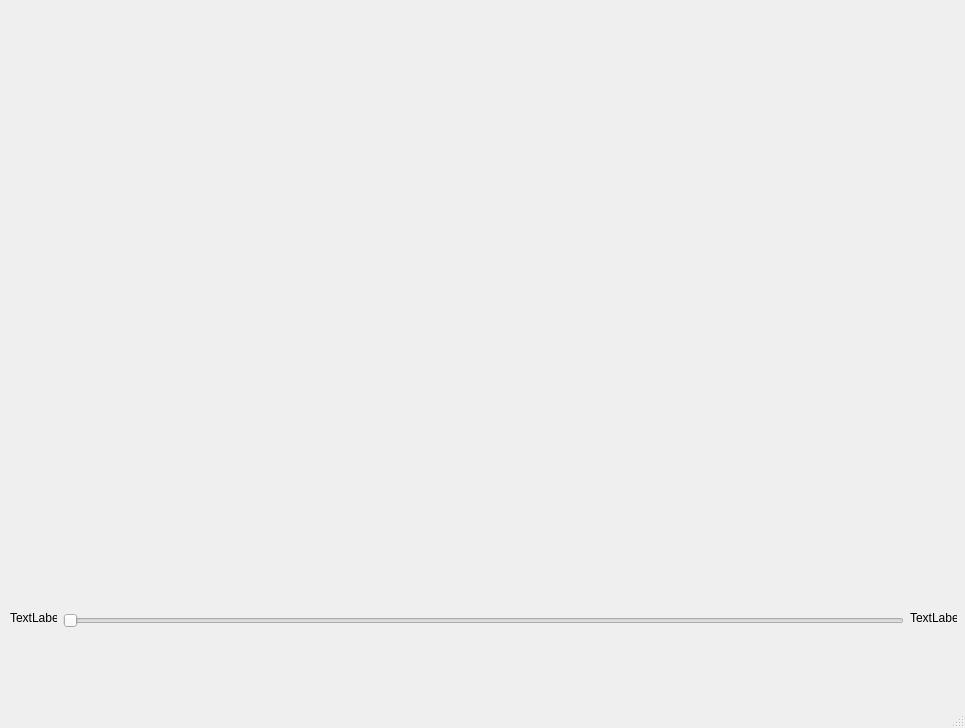
<?xml version="1.0" encoding="UTF-8"?>
<ui version="4.0">
 <class>MainWindow</class>
 <widget class="QMainWindow" name="MainWindow">
  <property name="geometry">
   <rect>
    <x>0</x>
    <y>0</y>
    <width>965</width>
    <height>728</height>
   </rect>
  </property>
  <property name="windowTitle">
   <string>MainWindow</string>
  </property>
  <property name="toolTipDuration">
   <number>-1</number>
  </property>
  <widget class="QWidget" name="centralwidget">
   <widget class="QLabel" name="tbegin">
    <property name="geometry">
     <rect>
      <x>10</x>
      <y>610</y>
      <width>47</width>
      <height>16</height>
     </rect>
    </property>
    <property name="sizePolicy">
     <sizepolicy hsizetype="Minimum" vsizetype="Preferred">
      <horstretch>0</horstretch>
      <verstretch>0</verstretch>
     </sizepolicy>
    </property>
    <property name="text">
     <string>TextLabel</string>
    </property>
   </widget>
   <widget class="QSlider" name="time_slider">
    <property name="geometry">
     <rect>
      <x>63</x>
      <y>610</y>
      <width>841</width>
      <height>22</height>
     </rect>
    </property>
    <property name="pageStep">
     <number>1</number>
    </property>
    <property name="tracking">
     <bool>false</bool>
    </property>
    <property name="orientation">
     <enum>Qt::Horizontal</enum>
    </property>
    <property name="invertedAppearance">
     <bool>false</bool>
    </property>
    <property name="invertedControls">
     <bool>false</bool>
    </property>
    <property name="tickPosition">
     <enum>QSlider::NoTicks</enum>
    </property>
   </widget>
   <widget class="QLabel" name="tend">
    <property name="geometry">
     <rect>
      <x>910</x>
      <y>610</y>
      <width>47</width>
      <height>16</height>
     </rect>
    </property>
    <property name="sizePolicy">
     <sizepolicy hsizetype="Minimum" vsizetype="Preferred">
      <horstretch>0</horstretch>
      <verstretch>0</verstretch>
     </sizepolicy>
    </property>
    <property name="text">
     <string>TextLabel</string>
    </property>
   </widget>
  </widget>
  <widget class="QMenuBar" name="menubar">
   <property name="geometry">
    <rect>
     <x>0</x>
     <y>0</y>
     <width>965</width>
     <height>21</height>
    </rect>
   </property>
  </widget>
  <widget class="QStatusBar" name="statusbar"/>
 </widget>
 <resources/>
 <connections/>
</ui>
